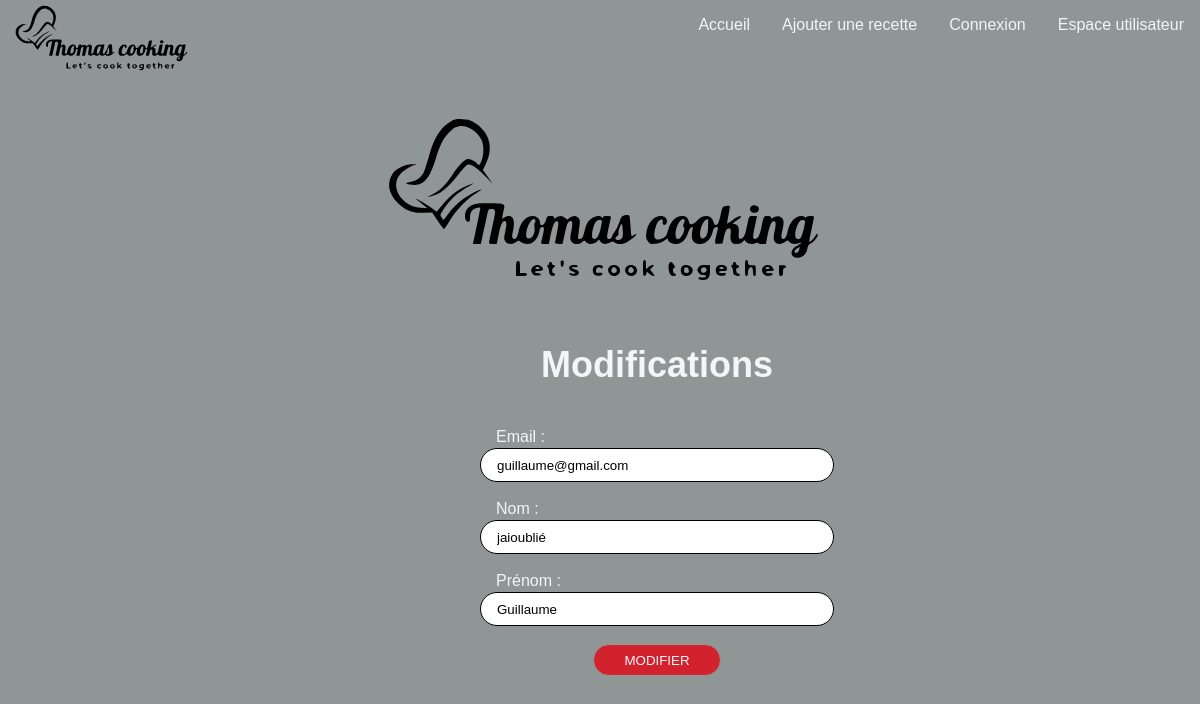
The app's page /vue/pmodifyuser.php?id=8, older data.
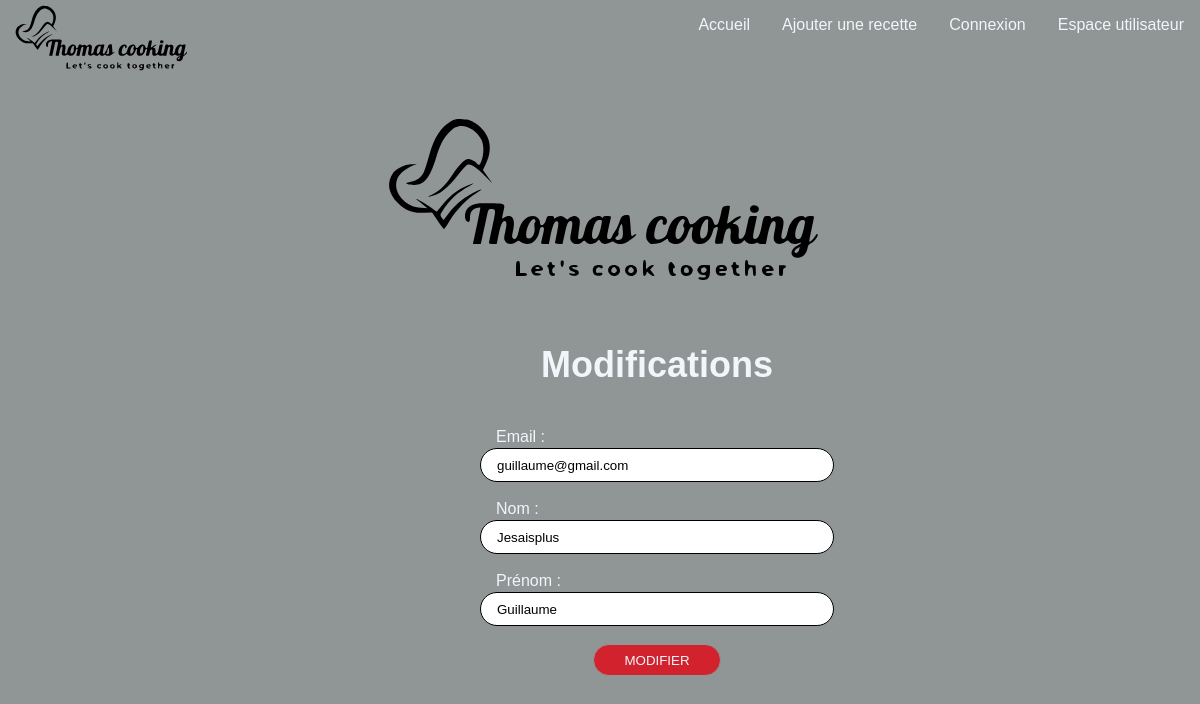
The same page, newer data.
### tables this page shows
CREATE TABLE IF NOT EXISTS `users` (
  `id` int NOT NULL AUTO_INCREMENT,
  `email` varchar(50) NOT NULL,
  `username` varchar(50) NOT NULL,
  `lastname` varchar(50) NOT NULL,
  `firstname` varchar(50) NOT NULL,
  `password` varchar(255) NOT NULL,
  `role` tinyint(1) NOT NULL,
  `date_create` timestamp NOT NULL,
  `date_log` datetime NOT NULL,
  PRIMARY KEY (`id`),
  UNIQUE KEY `email` (`email`)
);

### vue/pmodifyuser.php (the view, shortened to what this page needs)
<?php
    include('header.php');
    $id = $_GET['id'];
    global $bdd;
    $reponse = $bdd->query('SELECT * FROM users WHERE id = '.$id);
    $donnees['user'] = $reponse->fetch()
?>
<div class="container">
<div>
    <img class="image" src="../asset/Image/Thomas-cooking_1.svg" alt="">
</div>
<div class="top">
    <div>
        <h1>Modifications</h1>
        <?php if(isset($message)){ echo $message;}  ?> <br>
    </div>
    <div class="form">
        <form method="POST" action="../controller/userController.php">
            <label>Email :</label></br>
            <input class="formulaire" type="email" name="mail" required autofocus value="<?php if(isset($donnees['user'])){ echo $donnees['user']['email'];}?>"/><br>
            <label>Nom :</label></br>
            <input class="formulaire" type="text" name="lastname" required value="<?php if(isset($donnees['user'])){ echo $donnees['user']['lastname'];}?>"/><br>
            <label>Prénom :</label></br>
            <input class="formulaire" type="text" name="firstname" required value="<?php if(isset($donnees['user'])){ echo $donnees['user']['firstname'];}?>"/><br>
            <input type="submit" class="button" name="bModifyuseradmin" value="Modifier"></input>
        </form>
    </div>
</div>
</div>
<?php
    include('footer.php');
?>

Row changes from the older to the newer data that the page shows:
changed users "guillaume@gmail.com": lastname "jaioublié" → "Jesaisplus"
